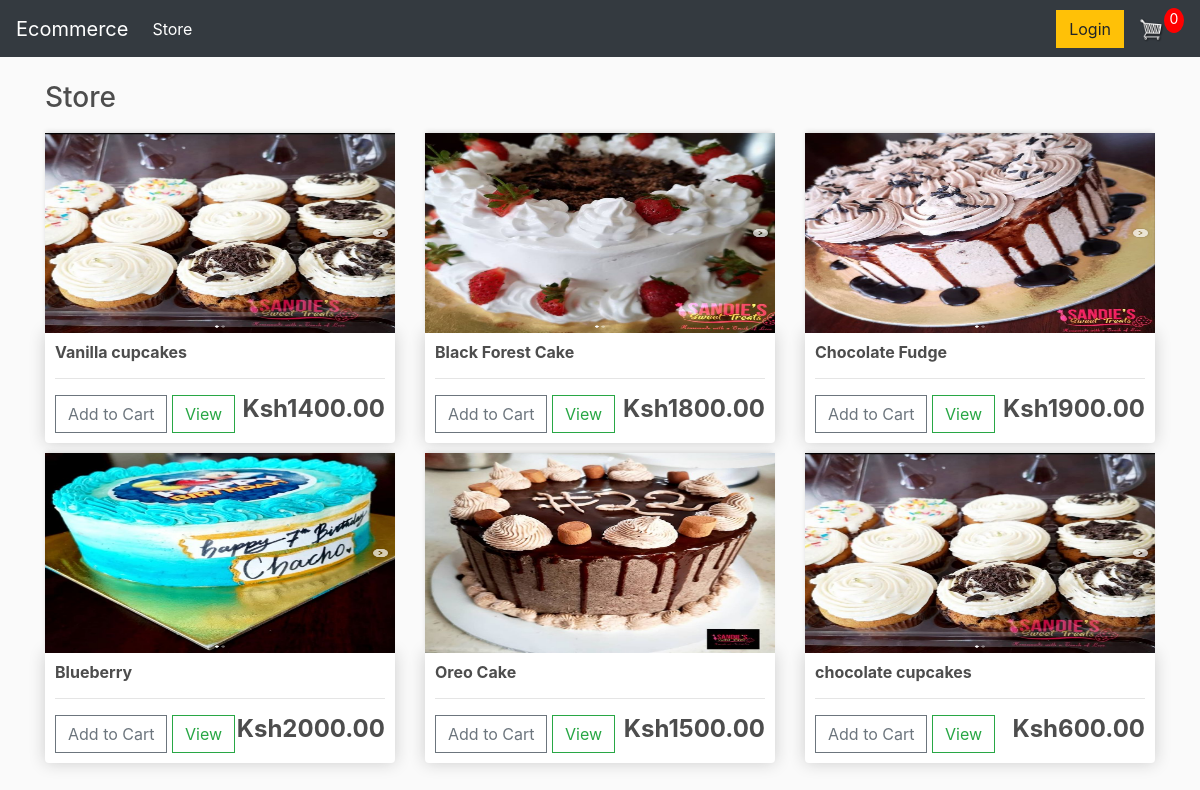
The page / on the database its author committed.
### store/models.py (models this page shows, shortened)
class Product(models.Model):
    name = models.CharField(max_length=200)
    price = models.FloatField()
    digital = models.BooleanField(default=False, null=True, blank=True)
    image = models.ImageField(null=True, blank=True)
    @property
    def imageURL(self):
        try:
            url = self.image.url
        except:
            url = ''
        return url

### store/views.py (the view)
# urls.py: path('', include('store.urls'))
def store(request):
    products = Product.objects.all()
    context = {'products':products}
    return render(request, 'store/store.html', context)

### store/templates/store/store.html
{% extends 'store/main.html' %}
{% load static %}
{% block content %}
<h3>Store</h3>
<div class="row">
  {% for product in products %}
  <div class="col-lg-4">
    <img class="thumbnail" src="{{product.imageURL}}" alt="">
    <div class="box-element product">
      <h6><strong>{{product.name}}</strong></h6>
      <hr>
      <button class="btn btn-outline-secondary add-btn">Add to Cart</button>
      <a class="btn btn-outline-success" href="#">View</a>
      <h4 style="display:inline-block; float:right"><strong>Ksh{{product.price|floatformat:2}}</strong></h4>
    </div>
  </div>
  {% endfor %}
</div>
{% endblock content %}

### store/templates/store/main.html (shortened to what this page needs)
<!DOCTYPE html>
{% load static %}
<html lang="en" dir="ltr">
<head>
  <link rel="stylesheet" href="https://stackpath.bootstrapcdn.com/bootstrap/4.4.1/css/bootstrap.min.css">
  <link rel="stylesheet" type="text/css" href="{% static 'css/main.css'%}">
</head>
<body>
  <nav class="navbar navbar-expand-lg navbar-dark bg-dark">
    <a class="navbar-brand" href="{% url 'store' %}">Ecommerce</a>
    <div class="collapse navbar-collapse" id="navbarSupportedContent">
      <ul class="navbar-nav mr-auto">
        <li class="nav-item active">
          <a class="nav-link" href="{% url 'store' %}">Store <span class="sr-only">(current)</span></a>
        </li>
      </ul>
      <div class="form-inline my-2 my-lg-0">
        <a href="#" class="btn btn-warning">Login</a>
        <a href="{% url 'cart' %}">
          <img id="cart-icon" src="{% static 'images/cart.png' %}" alt="">
        </a>
        <p id="cart-total">0</p>
      </div>
    </div>
  </nav>
  <div class="container">
    <br>
    {% block content %}
    {% endblock %}
  </div>
</body>
</html>

### static/css/main.css (style rules this page uses)
body { background-color: hsl(0, 0%, 98%); }
h1, h2, h3, h4, h5, h6 { color: hsl(0, 0%, 30%); }
.box-element { box-shadow: hsl(0, 0%, 80%) 0 0 16px; background-color: #fff; border-radius: 4px; padding: 10px; }
.thumbnail { width: 100%; height: 200px; -webkit-box-shadow: -1px -3px 5px -2px rgba(214, 214, 214, 1); box-shadow: -1px -3px 5px -2px rgba(214, 214, 214, 1); }
.product { border-radius: 0 0 4px 4px; }
.bg-dark { background-color: #4f868x!important; }
#cart-icon { width: 25px; display: inline-block; margin-left: 15px; }
#cart-total { display: block; text-align: center; color: #fff; background-color: red; width: 20px; height: 25px; border-radius: 50%; font-size: 14px; }
.col-lg-4, .col-lg-6, .col-lg-8, .col-lg-12 { margin-top: 10px; }
.btn { border-radius: 0; }

### rows shown on the page
Product: imageURL (picture), name "Vanilla cupcakes", price "1400.00"
Product: imageURL (picture), name "Black Forest Cake", price "1800.00"
Product: imageURL (picture), name "Chocolate Fudge", price "1900.00"
Product: imageURL (picture), name "Blueberry", price "2000.00"
Product: imageURL (picture), name "Oreo Cake", price "1500.00"
Product: imageURL (picture), name "chocolate cupcakes", price "600.00"
